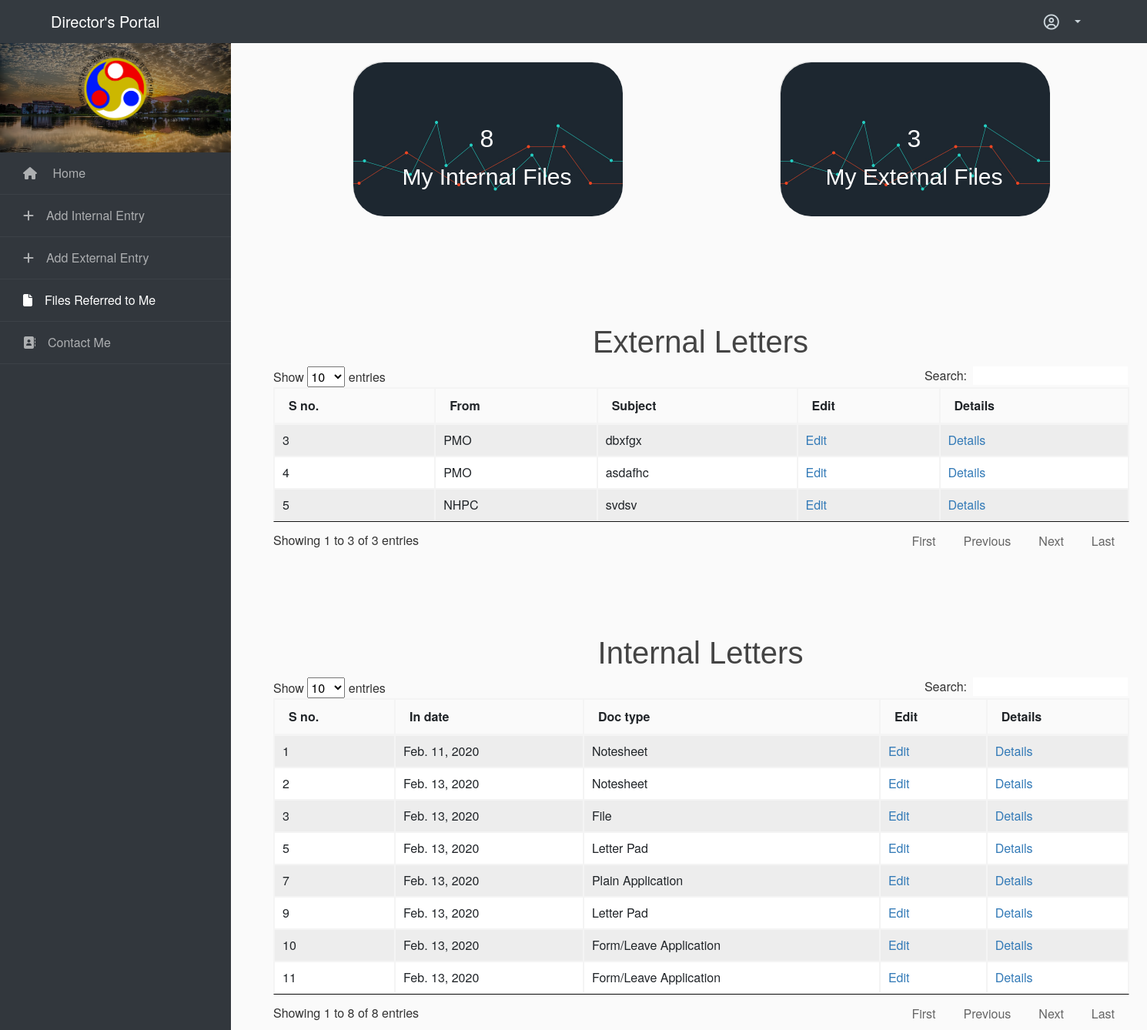
The page /files_to_me/ (signed in) on the database its author committed.
### home/models.py (models this page shows)
class external_letter(models.Model):
    def number():
        no = external_letter.objects.count()
        if no == None:
            return 1
        else:
            return no + 1
    si_no = models.IntegerField(default=number)
    receipt_date = models.DateField(default=datetime.date(datetime.now()))
    From = models.CharField(max_length=1,choices=external_from_choices)
    subject = models.CharField(max_length=50)
    marked_to = models.CharField(max_length=100)
    action_needed = models.CharField(max_length=300)
    file = models.CharField(max_length=100)
    referred_to = models.ForeignKey(User, related_name='re',blank=True,null=True, on_delete = models.CASCADE)
    remarks = models.CharField(max_length=500)

class internal_letter(models.Model):
    def number():
        no = internal_letter.objects.count()
        if no == None:
            return 1
        else:
            return no + 1
    si_no = models.IntegerField(default=number)
    in_date = models.DateField(default=datetime.date(datetime.now()))
    doc_type = models.CharField(max_length=1,choices=doc_type_choices)
    reference = models.CharField(max_length=50)
    From = models.CharField(max_length=1,choices=internal_from_choices)
    out_date = models.DateField()
    to = models.CharField(max_length=1,choices=internal_from_choices)
    subject = models.CharField(max_length=50)
    remarks = models.CharField(max_length=500)
    referred_to = models.ForeignKey(User, related_name='ri',blank=True,null=True, on_delete = models.CASCADE)

### home/views.py (the view)
# urls.py: path('files_to_me/',views.files_referred,name='files_referred'),
@login_required
def files_referred(request):
    user = request.user
    efile = external_letter.objects.filter(referred_to = user)
    ifile = internal_letter.objects.filter(referred_to = user)
    context = {
    'efile' : efile,
    'ifile' : ifile,
    'title':'My Files'
    }
    return render(request,'home/myfiles.html',context)

### home/templates/home/myfiles.html
{% extends "home/layout.html" %}
{% load crispy_forms_tags %}
{% block content %}
{% load static %}
	<div class ='container' style="margin-left: 340px;">
		<div class="cards-list">
		<div class="card 1">
		  <div class="card_image"> <img src="{% static 'home/graph-background.jpg' %}" /> </div>
		  <div class="card_title title-white">
		  	<h2 style="color: white">{{ ifile.count }}</h2>
		    <p>My Internal Files</p>
		  </div>
		</div>
		<div class="card 1">
		  <div class="card_image"> <img src="{% static 'home/graph-background.jpg' %}" /> </div>
		  <div class="card_title title-white">
		  	<h2 style="color: white">{{ efile.count }}</h2>
		    <p>My External Files</p>
		  </div>
		</div>
		</div>
		<h1 class="text-center" style="margin-top: 100px;">External Letters</h1>
<table id="tdtd" class="table table-striped table-bordered table-sm" cellspacing="0" width="100%">
  <thead>
    <tr>
      <th class="th-sm">S no.
      </th>
      <th class="th-sm">From
      </th>
      <th class="th-sm">Subject
      </th>
      <th class="th-sm">Edit
      </th>
      <th class="th-sm">Details</th>
    </tr>
  </thead>
  <tbody>
    {% if efile %}
		    {% for external_letter in efile %}
		    <tr>
		      <td>{{external_letter.si_no}}</td>
		      <td>{{external_letter.get_From_display}}</td>
		      <td>{{external_letter.subject}}</td>
		      <td><a href="{% url 'edit_external' external_letter.id %}">Edit</a></td>
		      <td><a href="{% url 'detail_external' external_letter.id %}">Details</a></td>
		    </tr>
		    {% endfor %}
		{% else %}
		    <tr><th colspan="4">No External Letters found</th></tr>
		{% endif %}
    </tbody>
</table>
<h1 class="text-center" style="margin-top: 100px;">Internal Letters</h1>
<table id="tdtd1" class="table table-striped table-bordered table-sm" cellspacing="0" width="100%">
  <thead>
    <tr>
      <th class="th-sm">S no.
      </th>
      <th class="th-sm">In date
      </th>
      <th class="th-sm">Doc type
      </th>
      <th class="th-sm">Edit
      </th>
      <th class="th-sm">Details</th>
    </tr>
  </thead>
  <tbody>
    {% if ifile %}
	    {% for internal_letter in ifile %}
	    <tr>
	      <td>{{internal_letter.si_no}}</td>
	      <td>{{internal_letter.in_date}}</td>
	      <td>{{internal_letter.get_doc_type_display}}</td>
	      <td><a href="{% url 'edit_internal' internal_letter.id %}">Edit</a></td>
	      <td><a href="{% url 'detail_internal' internal_letter.id %}">Details</a></td>
	    </tr>
	    {% endfor %}
	    {% else %}
	    <tr><th colspan="4">No Internal Letters found</th></tr>
	    {% endif %}
	  </tbody>
</table>
	</div>
{% endblock %}

### home/templates/home/layout.html (shortened to what this page needs)
{% load static %}
<!DOCTYPE html>
<html>
<head>
	<link rel="stylesheet" href="https://stackpath.bootstrapcdn.com/font-awesome/4.7.0/css/font-awesome.min.css">
	<link rel="stylesheet" href="{% static 'home/style.css' %}">
  <link rel="stylesheet" href="{% static 'home/table.css' %}">
    <link rel="stylesheet" href="https://maxcdn.bootstrapcdn.com/bootstrap/4.0.0/css/bootstrap.min.css">
    <link rel="stylesheet" type="text/css" href="{% static 'home/main.css' %}">
</head>
<body>
 	<header class="site-header">
    <nav class="navbar navbar-expand-md navbar-dark fixed-top bg-dark">
    	<a href="{% url 'home' %}" class="navbar-brand" style="margin-left: 50px;">Director's Portal</a>
      <div class="container">
        <div class="collapse navbar-collapse" id="navbarCollapse">
          <ul class="navbar-nav justify-content-end">
            {% if user.is_authenticated %}
              <li class="nav-item dropdown">
                <a class="nav-link dropdown-toggle" data-toggle="dropdown" href="#" role="button" aria-haspopup="true" aria-expanded="false">
                  {% if user.avatar %}
                    <img src="{{ user.avatar }}" class="rounded-circle align-self-center mr-2" style="width: 32px;">
                  {% else %}
                    <i class="far fa-user-circle fa-lg rounded-circle align-self-center mr-2" style="width: 32px;"></i>
                  {% endif %}
                </a>
              </li>
            {% endif %}
          </ul>
        </div>
      </div>
    </nav>
	</header>
	{% if user.is_authenticated %}
			<nav id="sidebar" class="" style="
    position:fixed;
    ">
	  		<div class="img bg-wrap text-center py-4" style="background-image: url({% static 'home/bg_1.jpg' %});">
	  			<div class="user-logo">
	  				<div class="img" style="background-image: url({% static 'home/logo.jpg' %});"></div>
	  			</div>
	  		</div>
        <ul class="list-unstyled components mb-5">
          <li class="{% if request.resolver_match.view_name == 'home' %} active{% endif %}">
            <a href="{% url 'home' %}"><span class="fa fa-home mr-3"></span> Home</a>
          </li>
          <li class="{% if request.resolver_match.view_name == 'internal_letter_form' %} active{% endif %}">
            <a href="{% url 'internal_letter_form' %}"><i class="fas fa-plus mr-3"></i>Add Internal Entry</a>
          </li>
          <li class="{% if request.resolver_match.view_name == 'external_letter_form' %} active{% endif %}">
            <a href="{% url 'external_letter_form' %}"><i class="fas fa-plus mr-3"></i>Add External Entry</a>
          </li>
          <li class="{% if request.resolver_match.view_name == 'files_referred' %} active{% endif %}">
             <a href="{% url 'files_referred' %}"><i class="fa fa-file mr-3" aria-hidden="true"></i>Files Referred to Me</a>
          </li>
          <li>
             <a href="#"><i class="fas fa-address-book mr-3"></i>Contact Me</a>
          </li>
        </ul>
    	</nav>
{% endif %}
{% block content %}{% endblock %}
</body>
</html>

### home/static/home/table.css (style rules this page uses)
table.dataTable { width:100%;margin:0 auto;clear:both;border-collapse:separate;border-spacing:0 }
table.dataTable thead th,table.dataTable tfoot th { font-weight:bold }
table.dataTable thead th,table.dataTable thead td { padding:10px 18px;border-bottom:1px solid #111 }
table.dataTable thead .sorting,table.dataTable thead .sorting_asc,table.dataTable thead .sorting_desc,table.dataTable thead .sorting_asc_disabled,table.dataTable thead .sorting_desc_disabled { cursor:pointer;*cursor:hand;background-repeat:no-repeat;background-position:center right }
table.dataTable thead .sorting { background-image:url("../images/sort_both.png") }
table.dataTable thead .sorting_asc { background-image:url("../images/sort_asc.png") }
table.dataTable tbody tr { background-color:#ffffff }
table.dataTable tbody th,table.dataTable tbody td { padding:8px 10px }
table.dataTable.no-footer { border-bottom:1px solid #111 }
table.dataTable,table.dataTable th,table.dataTable td { box-sizing:content-box }

### rows shown on the page
external_letter: si_no "3", From "PMO", subject "dbxfgx"
external_letter: si_no "4", From "PMO", subject "asdafhc"
external_letter: si_no "5", From "NHPC", subject "svdsv"
internal_letter: si_no "1", in_date "Feb. 11, 2020", doc_type "Notesheet"
internal_letter: si_no "2", in_date "Feb. 13, 2020", doc_type "Notesheet"
internal_letter: si_no "3", in_date "Feb. 13, 2020", doc_type "File"
internal_letter: si_no "5", in_date "Feb. 13, 2020", doc_type "Letter Pad"
internal_letter: si_no "7", in_date "Feb. 13, 2020", doc_type "Plain Application"
internal_letter: si_no "9", in_date "Feb. 13, 2020", doc_type "Letter Pad"
internal_letter: si_no "10", in_date "Feb. 13, 2020", doc_type "Form/Leave Application"
internal_letter: si_no "11", in_date "Feb. 13, 2020", doc_type "Form/Leave Application"

### other values the page prints
{{ ifile.count }} "8"
{{ efile.count }} "3"
